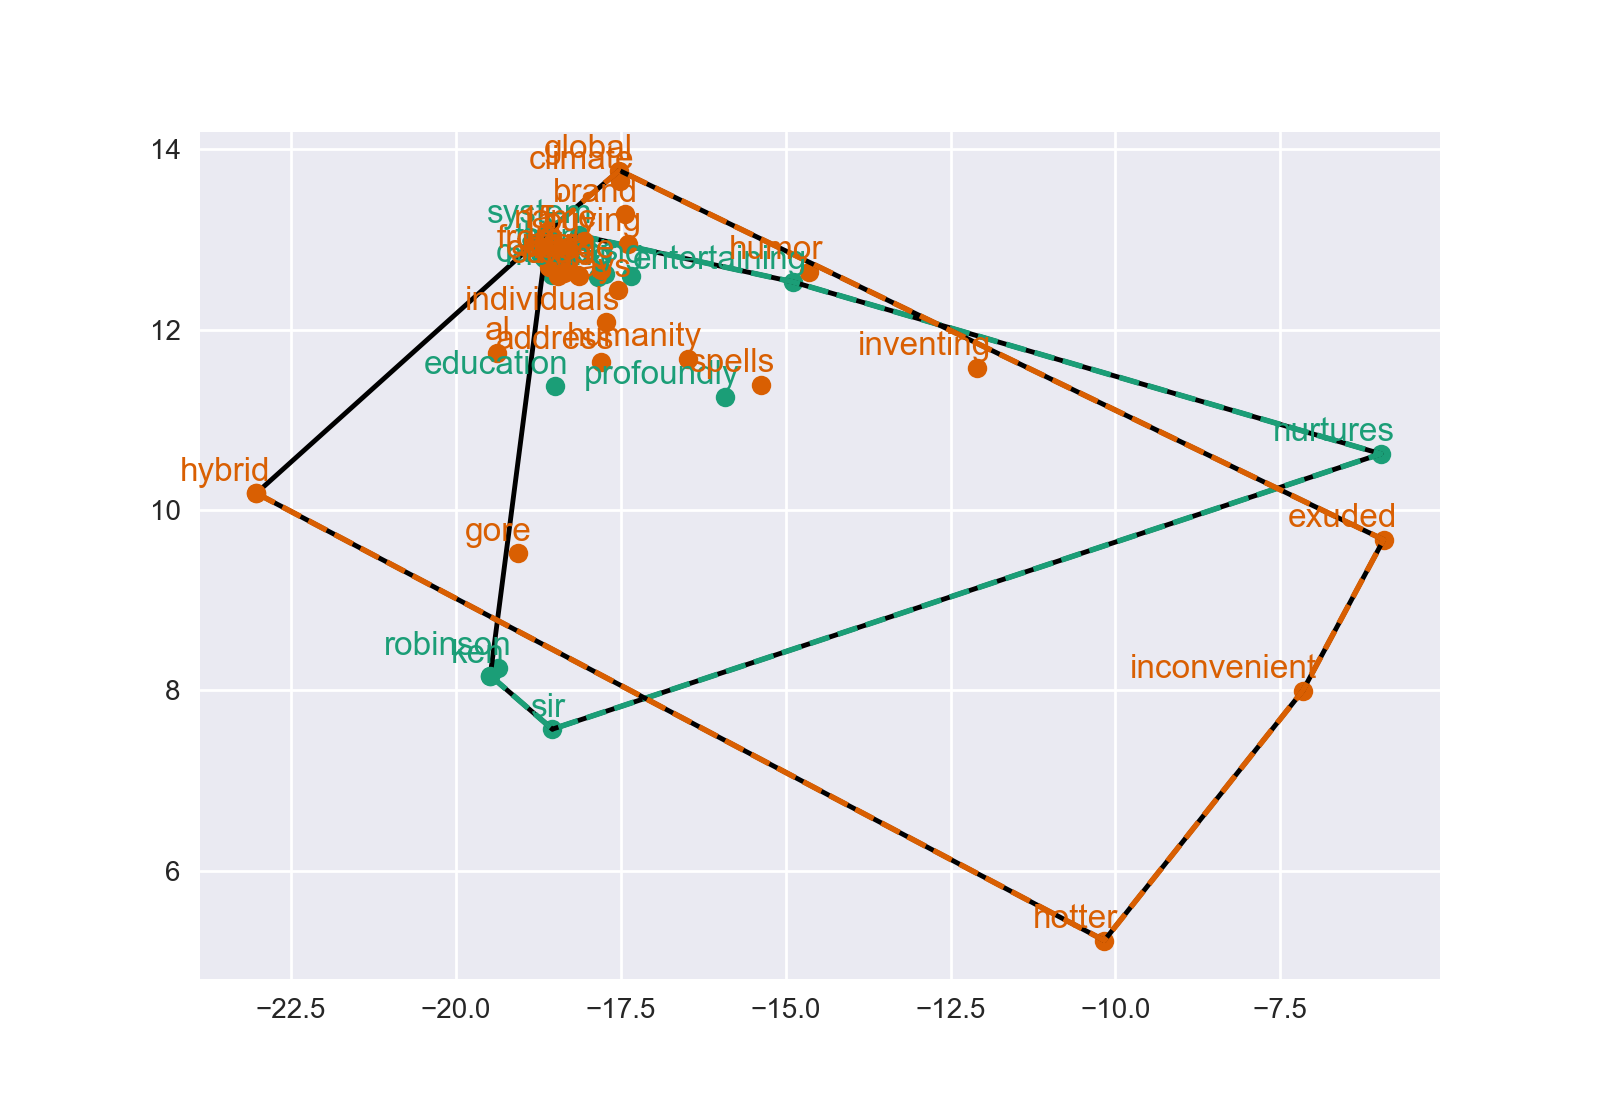

Generate this figure with Python:
import numpy as np
import matplotlib.pyplot as plt
b_dir = './glove-global-vectors-for-word-representation/'
from sklearn.manifold import TSNE

# preparing embedding index
embeddings_index = {}
word_glove_list = []
with open(b_dir + 'glove.6B.200d.txt') as f:
    for line in f:
        values = line.split()
        word = values[0]
        coefs = np.asarray(values[1:], dtype='float32')
        embeddings_index[word] = coefs
        word_glove_list.append(word)


sentence1 = "Sir Ken Robinson makes an entertaining and profoundly moving case for creating an education system that nurtures (rather than undermines) creativity."
sentence2 = "With the same humor and humanity he exuded in 'An Inconvenient Truth, ' Al Gore spells out 15 ways that individuals can address climate change immediately, from buying a hybrid to inventing a new, hotter brand name for global warming."
sentence_list = [sentence1, sentence2]


word_all = set()

a = np.arange(len(embeddings_index))
np.random.shuffle(a)
word_all.update([word_glove_list[i] for i in a[:5000]])

for sent in sentence_list:
    for word in sent.split(' '):
        word = word.lower()
        if word in embeddings_index:
            word_all.add(word)

tokens = []
labels = []
for word in word_all:
    tokens.append(embeddings_index[word])
    labels.append(word)

tsne_model = TSNE(perplexity=40, n_components=2,
                  init='pca', n_iter=2500, random_state=23)
new_values = tsne_model.fit_transform(tokens)
dic_point = {}
for i, p in enumerate(new_values):
    dic_point[labels[i]] = p


# x, y = zip(*new_values)

# for i in range(len(x)):
#     plt.scatter(x[i], y[i])
#     plt.annotate(labels[i], xy=(x[i], y[i]), xytext=(5, 2),
#                  textcoords='offset points', ha='right', va='bottom')
# plt.show()
from scipy.spatial import ConvexHull

# http://matplotlib.org/examples/color/colormaps_reference.html
import seaborn as sns
colors = sns.mpl_palette("Dark2", len(sentence_list))

from shapely.geometry import box, Polygon


def sent_plot(i):
    sent = sentence_list[i]
    all_w = list(
        set([w for w in sent.lower().split(' ') if w in embeddings_index]))
    points = np.array([dic_point[w] for w in all_w])
    hull = ConvexHull(points)
    plt.plot(points[:, 0], points[:, 1], 'o', c=colors[i])
    for simplex in hull.simplices:
        plt.plot(points[simplex, 0], points[simplex, 1], 'k-')
    plt.plot(points[hull.vertices, 0],
             points[hull.vertices, 1], '--', lw=2, c=colors[i])
    plt.plot(points[hull.vertices[0], 0],
             points[hull.vertices[0], 1], 'o', c=colors[i])
    for j, label in enumerate(all_w):
        plt.annotate(label, xy=(points[j][0], points[j][1]), xytext=(5, 2),
                     textcoords='offset points', ha='right', va='bottom', color=colors[i])
    polygon_shape = Polygon(points[hull.vertices])
    return polygon_shape
    # plt.show()


p0 = sent_plot(0)
p1 = sent_plot(1)
plt.savefig('convex_sentence.png', dpi=200)
plt.clf()
plt.cla()
plt.close()

p0.intersection(p1).area
# 13930.357679770113
p0.area
# 15788.895608835395
p1.area
# 19109.439874825217
